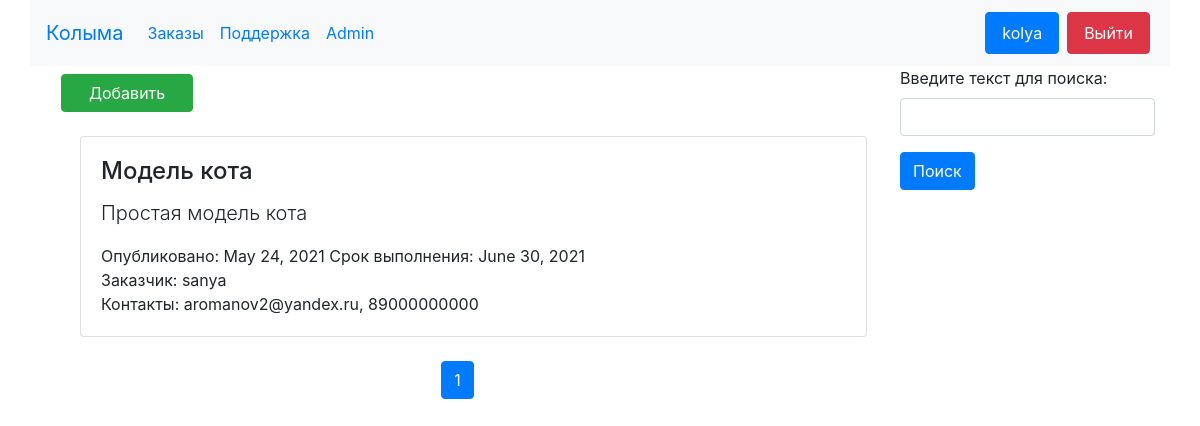
Page /tasks/ (signed in) on the committed database.
### tasks/models.py (models this page shows, shortened)
class Task(models.Model):
    name = models.CharField(max_length=50, verbose_name='Заказ')
    description = models.TextField(editable=True, verbose_name='Описание заказа')
    date = models.DateField(auto_now=False, auto_now_add=True, verbose_name='Дата добавления')
    deadline = models.DateField(auto_now=False, editable=True, default=f"{datetime.today().date()}", verbose_name='Срок выполнения')
    author = models.ForeignKey(UserProfile, verbose_name='Автор', on_delete=models.CASCADE, related_name='tasks')
    class Meta:
        verbose_name = 'Заказ'
        verbose_name_plural = 'Заказы'
        ordering = ['date']

### accounts/models.py (models this page shows, shortened)
class UserProfile(models.Model):
    user = models.OneToOneField(User, verbose_name="Аккаунт", on_delete=models.CASCADE, related_name='profile')
    phonenumber = models.TextField(verbose_name="Номер телефона", max_length=12, default=None)
    avatar = models.ImageField(verbose_name="Аватар", upload_to="accounts/img", default=None)
    def __str__(self):
        return self.user.username

### tasks/views.py (the view)
# urls.py: path('', TaskListView.as_view(), name='home')
class TaskListView(ListView):
    model = Task
    template_name = "tasks/home.html"
    paginate_by = 10
    def get_queryset(self):
        text = self.request.GET.get('text', '')
        new_context = Task.objects.filter(Q(name__contains=text) | Q(description__contains=text))
        return new_context
    def get_context_data(self, **kwargs):
        context = super().get_context_data(**kwargs)
        form = TaskSearchForm(self.request.GET)
        context['form'] = form
        context['order'] = self.request.GET.get('order', 'date')
        return context

### tasks/forms.py
class TaskSearchForm(forms.Form):
    text = forms.CharField(label='Введите текст для поиска',
                           max_length=100,
                           required=False,
                           widget=forms.TextInput(attrs={
            'class': 'form-control'
        }))
    class Meta:
        model = Task
        fields = ['name', 'description']

### tasks/templates/tasks/home.html (shortened to what this page needs)
{% extends 'base.html' %}
{% load static %}
{% block content %}
  <div class="row">
    <div class="col-md-9 container">
      <div class="row my-2 mx-3">
        <a name="" id="" class="btn btn-success col-lg-2 col-md-4 col-sm-4" href="{% url 'tasks:create' %}" role="button">Добавить</a>
      </div>
      <div class="row my-2 mx-1">
        {% for object in page_obj %}
        {% if user.is_authenticated %}
            <div class="col-12 m-3">
                <div class="card text-left">
                    <div class="card-body row">
                        <div class="col-md-auto">
                            <h4 class="card-title">{{ object.name }}</h4>
                            <p class="card-text lead">{{ object.description }}</p>
                            <p class="card-text">
                                Опубликовано: {{ object.date }} Срок выполнения: {{ object.deadline }}<br>
                                Заказчик: {{ object.author }}<br>
                                Контакты: {{ object.author.user.email }}, {{ object.author.phonenumber }}
                            </p>
                        </div>
                    </div>
                </div>
            </div>
        {% endif %}
        {% endfor %}
      </div>
      <div class="row my-2">
        <nav class="mx-auto" aria-label="Страница">
          <ul class="pagination justify-content-center">
            {% for page in page_obj.paginator.page_range %}
            <li class="page-item {% if page == page_obj.number %} active {% endif %}"><a class="page-link" href="?page={{ page }}">{{ page }}</a></li>
            {% endfor %}
          </ul>
        </nav>
      </div>
    </div>
    <div class="col-md-3">
    {% include 'get_form.html' with button='Поиск' %}
    </div>
  </div>
{% endblock%}

### templates/base.html (shortened to what this page needs)
<!doctype html>
<html lang="ru">
  <head>
    <link rel="stylesheet" href="https://stackpath.bootstrapcdn.com/bootstrap/4.3.1/css/bootstrap.min.css">
    <link href="https://cdn.jsdelivr.net/npm/select2@4.1.0-rc.0/dist/css/select2.min.css" rel="stylesheet" />
    {% load static %}
  </head>
  <body>
    <nav class="navbar navbar-expand-lg navbar-primary bg-light container">
        <a class="navbar-brand" href="{% url 'home' %}">Колыма</a>
        <div class="collapse navbar-collapse" id="collapsibleNavId">
            <ul class="navbar-nav mr-auto mt-2 mt-lg-0">
                <li class="nav-item active">
                    <a class="nav-link" href="{% url 'tasks:home' %}">Заказы</a>
                </li>
                <li class="nav-item active">
                    <a class="nav-link" href="{% url 'sendemail:feedback' %}">Поддержка</a>
                </li>
                {% if user.is_staff %}
                <li class="nav-item">
                    <a class="nav-link" href="{% url 'admin:login' %}">Admin</a>
                </li>
                {% endif %}
            </ul>
            {% if user.is_authenticated %}
            <a name="" id="" class="btn btn-primary nav-link mx-1 my-1" href="{% url 'accounts:detail' %}" role="button">{{ user.username }}</a>
            <a name="" id="" class="btn btn-danger nav-link mx-1 my-1" href="{% url 'accounts:logout' %}" role="button">Выйти</a>
            {% else %}
            <a name="" id="" class="btn btn-primary nav-link mx-1 my-1" href="{% url 'accounts:login' %}" role="button">Войти</a>
            <a name="" id="" class="btn btn-success nav-link mx-1 my-1" href="{% url 'accounts:register' %}" role="button">Регистрация</a>
            {% endif %}
        </div>
    </nav>
    <main class="container">
    {% block content %}{% endblock %}
    </main>
  </body>
</html>

### rows in the picture
Task: name "Модель кота", description "Простая модель кота", date "May 24, 2021", deadline "June 30, 2021", author "sanya", author.user.email "aromanov2@yandex.ru", author.phonenumber "89000000000"

### other values in the picture
{{ user.username }} "kolya"
{{ page }} "1"
{{ button }} "Поиск"
